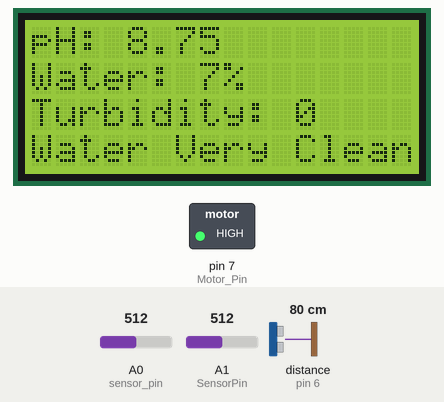
Recording of a sketch running on a simulated Arduino Uno, built with avr-gcc and run on an emulated ATmega328P. On the bench: 16×4 character LCD, switched loads named in the sketch (green lamp = pin HIGH). Wiring (inferred from the names in the program): ultrasonic range finder: trigger pin 5; echo pin 6. Inputs (shaded band) come from the test bench; at power-on: A0 (sensor_pin) = 512, distance to the obstacle (sensor on pin 6) 80 cm, A1 (SensorPin) = 512. The echo pulse lasts 58.3 µs per cm; pins used as bus, display or sensor lines are not drawn.

Above: at 3.2 s.
3.3 s: A0 (sensor_pin) set to 210
6.3 s: A0 (sensor_pin) set to 193
At 7.1 s:
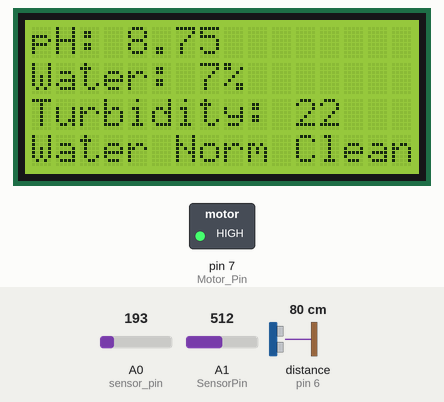
8.1 s: A0 (sensor_pin) set to 122
At 9.0 s:
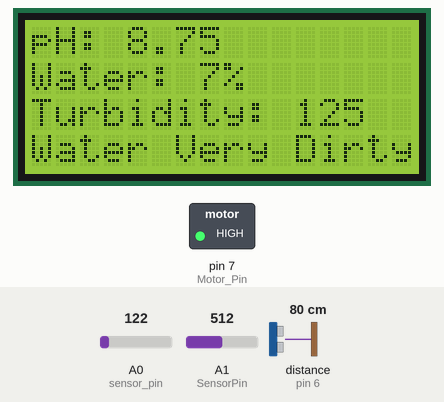
9.7 s: distance to the obstacle (sensor on pin 6) set to 2 cm
At 10.7 s:
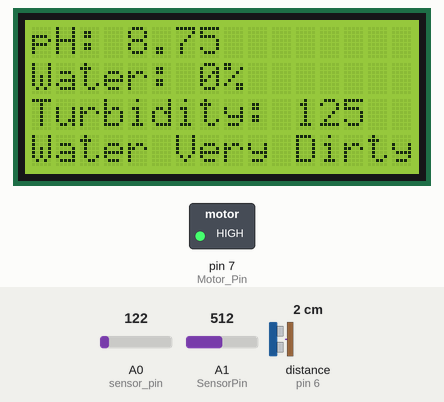
11.2 s: A1 (SensorPin) set to 716
At 11.7 s:
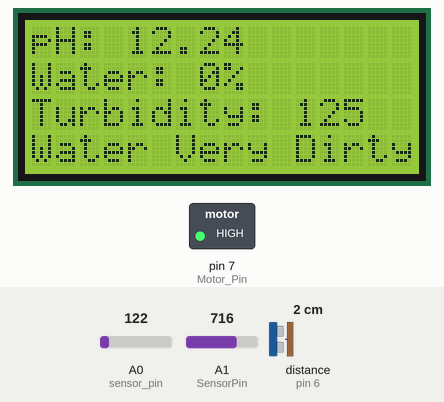
12.8 s: distance to the obstacle (sensor on pin 6) set to 18 cm
At 13.9 s:
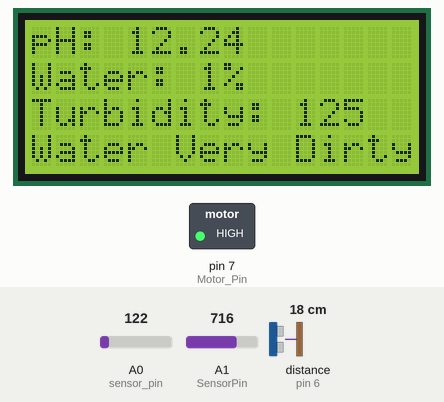
Timing chart, 0 to 15.4 s (numbered marks = the images above; inputs shaded):
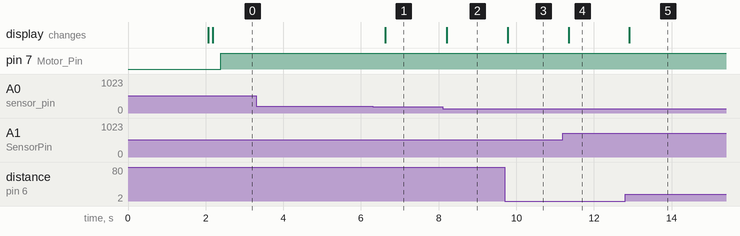

The sketch:

aquarium.ino
```cpp
#include <LiquidCrystal.h>

LiquidCrystal lcd(13, 12, 11, 10, 9, 8);

#define SensorPin A1      // Capteur pH
#define sensor_pin A0     // Capteur turbidité
#define trigPin 5         // HC-SR04 TRIG
#define echoPin 6         // HC-SR04 ECHO
#define Motor_Pin 7       // Relais pompe

int buf[10];
bool Motor;

void setup() {
  pinMode(trigPin, OUTPUT);
  pinMode(echoPin, INPUT);
  pinMode(Motor_Pin, OUTPUT);

  lcd.begin(16, 4);
  lcd.clear();
  lcd.print("   Welcome To   ");
  lcd.setCursor(0, 1);
  lcd.print("Smart  Aquarium ");
  delay(2000);
  lcd.clear();
}

// Lecture du pH (moyenne sur 10 échantillons)
float readPH() {
  int avgValue = 0;
  for (int i = 0; i < 10; i++) {
    buf[i] = analogRead(SensorPin);
    delay(10);
  }
  for (int i = 2; i < 8; i++) {
    avgValue += buf[i];
  }
  float phValue = (float)avgValue * 5.0 / 1024 / 6;
  return 3.5 * phValue;
}

// Lecture de la turbidité (0 = très sale, 300 = très clair)
int readTurbidity() {
  int read_ADC = analogRead(sensor_pin);
  if (read_ADC > 208) read_ADC = 208;
  return map(read_ADC, 0, 208, 300, 0);
}

// Lecture du niveau d'eau via HC-SR04 (0–100%)
int readWaterLevel() {
  digitalWrite(trigPin, LOW);
  delayMicroseconds(2);
  digitalWrite(trigPin, HIGH);
  delayMicroseconds(10);
  digitalWrite(trigPin, LOW);

  long duration = pulseIn(echoPin, HIGH);
  int distance = duration * 0.034 / 2;
  return map(distance, 0, 1106, 0, 100);
}

// Affichage sur LCD 16x4
void displayInfo(float phValue, int waterLevel, int turbidity) {
  lcd.clear();

  lcd.setCursor(0, 0);
  lcd.print("pH: ");
  lcd.print(phValue, 2);

  lcd.setCursor(0, 1);
  lcd.print("Water: ");
  lcd.print(waterLevel);
  lcd.print("%     ");

  lcd.setCursor(0, 2);
  lcd.print("Turbidity: ");
  lcd.print(turbidity);
  lcd.print("  ");

  lcd.setCursor(0, 3);
  if (turbidity < 10)
    lcd.print("Water Very Clean");
  else if (turbidity < 30)
    lcd.print("Water Norm Clean");
  else
    lcd.print("Water Very Dirty");

  delay(200);
}

void loop() {
  float phValue   = readPH();
  int waterLevel  = readWaterLevel();
  int turbidity   = readTurbidity();

  displayInfo(phValue, waterLevel, turbidity);

  // Pompe automatique : ON si niveau < 30%
  Motor = (waterLevel < 30);
  digitalWrite(Motor_Pin, Motor ? HIGH : LOW);
}
```

Measured:
- the behaviour switches between 202 and 201 on A0 (sensor_pin) (found by bisection; images 0 and 1)
- after the input at 3.3 s, every drawn part: stays the same
- after the input at 6.3 s, the display: changes after 0.32 s (image 1)
- after the input at 8.1 s, the display: changes after 0.10 s (image 2)
- after the input at 9.7 s, the display: changes after 0.08 s (image 3)
- after the input at 11.2 s, the display: changes after 0.15 s (image 4)
- after the input at 12.8 s, the display: changes after 0.11 s (image 5)
